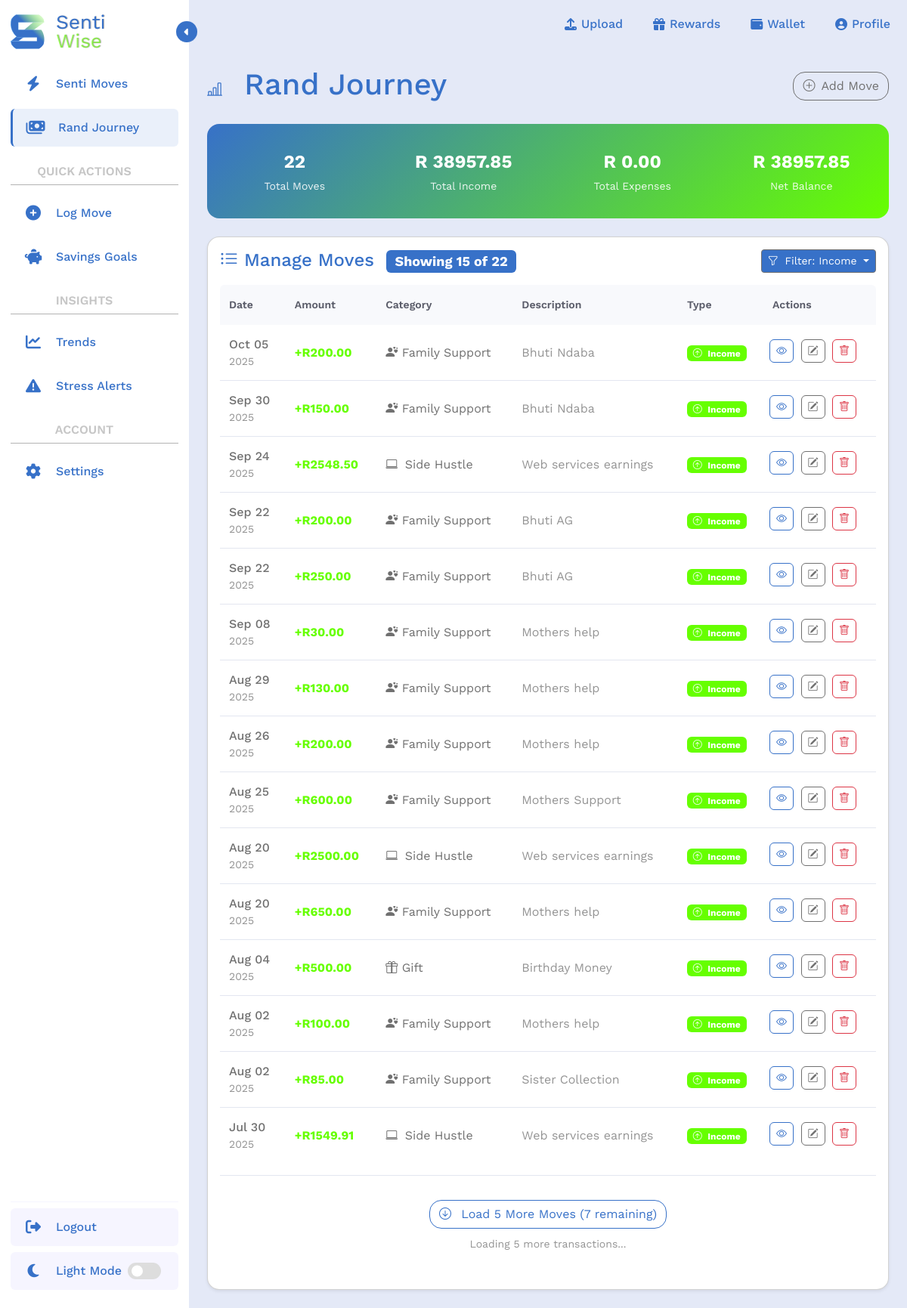
Page /transactions/list/?transaction_type=income (signed in) on the committed database.
### transactions/models.py (models this page shows, shortened)
class Transaction(models.Model):
    TRANSACTION_TYPES = (
        ('income', 'Income'),
        ('expense', 'Expense'),
    )
    user = models.ForeignKey(User, on_delete=models.CASCADE, related_name='transactions')
    amount = models.DecimalField(max_digits=10, decimal_places=2)
    category = models.CharField(max_length=22, choices=Category.DEFAULT_CATEGORIES) # preset categories in form
    date = models.DateField()
    type = models.CharField(max_length=7, choices=TRANSACTION_TYPES)
    description = models.CharField(max_length=255, blank=True)
    objects = TransactionQuerySet.as_manager()

### transactions/views.py (the view)
# urls.py: path('transactions/list/', transactions_list_page, name='list_transaction'), # Read: list all
@login_required(login_url='login')
def transactions_list_page(request):
    print(f"DEBUG: GET parameters: {dict(request.GET)}")
    transaction_filter = TransactionFilter(
        request.GET,
        queryset = Transaction.objects.filter(user=request.user).order_by('-date')
    )
    print(f"DEBUG: Filter form is_valid: {transaction_filter.form.is_valid()}")
    print(f"DEBUG: Filter form data: {transaction_filter.form.data}")
    print(f"DEBUG: Filter form cleaned_data: {getattr(transaction_filter.form, 'cleaned_data', 'No cleaned_data')}")
    filtered_qs = transaction_filter.qs
    print(f"DEBUG: SQL Query: {str(filtered_qs.query)}")
    print(f"DEBUG: Filtered count: {filtered_qs.count()}")
    sample_transactions = list(filtered_qs[:5])
    print(f"DEBUG: Sample transaction types: {[t.type for t in sample_transactions]}")
    page = request.GET.get('page', 1)
    page_size = int(request.GET.get('page_size', 15)) # Initial load: 15, subsequent: 5
    if request.headers.get('X-Requested-With') == 'XMLHttpRequest':
        return handle_ajax_transactions(request, filtered_qs)
    paginator = Paginator(filtered_qs, 15)
    initial_transactions = paginator.get_page(1)
    net_totals = filtered_qs.aggregate(
        net_income = Sum('amount', filter=Q(type='income')),
        net_expenses = Sum('amount', filter=Q(type='expense'))
    )
    net_income = net_totals['net_income'] or 0
    net_expenses = net_totals['net_expenses'] or 0
    net_balance = net_income - net_expenses
    context = {
        'transactions': initial_transactions,
        'total_count': filtered_qs.count(),
        'initial_load_count': len(initial_transactions),
        'total_income': float(net_income),
        'total_expenses': float(net_expenses),
        'net_balance': float(net_balance), # Net Balance
        'has_more': initial_transactions.has_next(),
        'current_page': 1,
        'filter': transaction_filter,
        'current_filter_type': request.GET.get('transaction_type', 'all')
    }
    return render(request, "transactions/list_transaction.html", context)

### transactions/templates/transactions/list_transaction.html (shortened to what this page needs)
{% extends 'transactions/index-2.html' %}
{% load crispy_forms_tags %}
{% load static %}
{% load sass_tags %}
{% block main_content %}
<main class="tracker-main-content p-4 flex-grow-1">
    <div class="d-flex justify-content-between align-items-center mb-4">
        <div>
            <h1 class="text-primary mb-1"><i class="bi bi-bar-chart-line me-3 fs-5"></i>
                Rand Journey
            </h1>
        </div>
        <div class="d-none d-md-block">
            <a href="{% url 'add_transaction' %}" class="back-b btn btn-outline-dark">
                <i class="bi bi-plus-circle me-2"></i>Add Move
            </a>
        </div>
    </div>
    <div class="row g-3 mb-4">
        <div class="col-12">
            <div class="stats-summary p-3">
                <div class="row text-center">
                    <div class="col-6 col-md-3">
                        <div class="stat-item">
                            <div class="stat-value">{{ total_count }}</div>
                            <div class="stat-label">Total Moves</div>
                        </div>
                    </div>
                    <div class="col-6 col-md-3">
                        <div class="stat-item">
                            <div class="stat-value">R {{ total_income|floatformat:2 }}</div>
                            <div class="stat-label">Total Income</div>
                        </div>
                    </div>
                    <div class="col-6 col-md-3">
                        <div class="stat-item">
                            <div class="stat-value">R {{ total_expenses|floatformat:2 }}</div>
                            <div class="stat-label">Total Expenses</div>
                        </div>
                    </div>
                    <div class="col-6 col-md-3">
                        <div class="stat-item">
                            <div class="stat-value">R {{ net_balance|floatformat:2 }}</div>
                            <div class="stat-label">Net Balance</div>
                        </div>
                    </div>
                </div>
            </div>
        </div>
    </div>
    <div class="card bg-card-color shadow-sm mobile-scroll-fade">
        <div class="card-body">
            <div class="top-items d-flex justify-content-between align-items mb-3">
                <h4 class="card-title text-primary mb-0">
                    <i class="bi bi-list-ul me-2"></i>Manage Moves
                    <span class="badge bg-primary ms-2">
                        Showing <span id="showingCount">{{ initial_load_count|default:transactions.count }}</span>
                        of <span id="totalTransactions">{{ total_count }}</span>
                    </span>
                </h4>
                <div class="d-flex align-items-center">
                    {% if total_count > 0 %}
                    <div class="dropdown">
                        <button class="filter-dropdown-btn btn btn-outline-dark btn-sm dropdown-toggle{% if transaction_filter_type %} filtered{% endif %}"
                                id="filterDropdownBtn"
                                type="button"
                                data-bs-toggle="dropdown">
                            <i class="bi bi-funnel me-1"></i>
                            {% if transaction_filter_type %}
                                Filter: {{ transaction_filter_type|title }}
                            {% else %}
                                Filter
                            {% endif %}
                        </button>
                    </div>
                    {% endif %}
                </div>
            </div>
            {% if total_count > 0 %}
            <div class="table-responsive">
                <table class="table table-hover">
                    <thead>
                        <tr>
                            <th>Date</th>
                            <th>Amount</th>
                            <th>Category</th>
                            <th>Description</th>
                            <th>Type</th>
                            <th>Actions</th>
                        </tr>
                    </thead>
                    <tbody id="transactionsTableBody">
                        {% for t in transactions %}
                        <tr>
                            <td data-label="Date">
                                <div class="d-flex flex-column">
                                    <span class="fw-medium">{{ t.date|date:"M d" }}</span>
                                    <small class="text-muted">{{ t.date|date:"Y" }}</small>
                                </div>
                            </td>
                            <td data-label="Amount">
                                <span class="fw-bold {% if t.type == 'income' %}text-success{% else %}text-danger{% endif %}">
                                    {% if t.type == 'income' %}+{% else %}-{% endif %}R{{ t.amount }}
                                </span>
                            </td>
                            <td data-label="Category">
                                <div class="category-icon-text">
                                    {% if t.category == 'SALARY' %}
                                    <i class="bi bi-briefcase me-1"></i> Work/Salary
                                    {% elif t.category == 'SIDE_HUSTLE' %}
                                    <i class="bi bi-laptop me-1"></i> Side Hustle
                                    {% elif t.category == 'BUSARY' %}
                                    <i class="bi bi-mortarboard"></i> Scholarship/Bursary
                                    {% elif t.category == 'ALLOWANCE' %}
                                    <i class="bi bi-person-hearts"></i> Family Support
                                    {% elif t.category == 'STUDENT_LOAN' %}
                                    <i class="bi bi-buildings"></i> Student Loan
                                    {% elif t.category == 'GRANT' %}
                                    <i class="bi bi-clipboard-check"></i> Grant
                                    {% elif t.category == 'GIFT' %}
                                    <i class="bi bi-gift"></i> Gift
                                    {% elif t.category == 'GROCERIES' %}
                                    <i class="bi bi-basket"></i> Groceries
                                    {% elif t.category == 'RENT' %}
                                    <i class="bi bi-house"></i> Rent/Accomodation
                                    {% elif t.category == 'TRANSPORT' %}
                                    <i class="bi bi-train-front"></i> Transport
                                    {% elif t.category == 'DATA' %}
                                    <i class="bi bi-bar-chart"></i> Data/Airtime
                                    {% elif t.category == 'GYM' %}
                                    <i class="bi bi-heart-pulse-fill"></i> Gym/Fitness
                                    {% elif t.category == 'INSURANCE' %}
                                    <i class="bi bi-bank"></i> Insurance
                                    {% elif t.category == 'DEBT' %}
                                    <i class="bi bi-credit-card"></i> Debt Repayment
                                    {% elif t.category == 'ENTERTAINMENT' %}
                                    <i class="bi bi-joystick"></i> Entertainment
                                    {% elif t.category == 'DINING' %}
                                    <i class="bi bi-fork-knife"></i> Eating Out
                                    {% elif t.category == 'EDUCATION' %}
                                    <i class="bi bi-book"></i> Education
                                    {% elif t.category == 'HEALTH' %}
                                    <i class="bi bi-bandaid"></i> Health/Medical
                                    {% elif t.category == 'CLOTHING' %}
                                    <i class="bi bi-bag"></i> Clothing
                                    {% elif t.category == 'SAVINGS' %}
                                    <i class="bi bi-piggy-bank"></i> Savings/Invenstments
                                    {% elif t.category == 'SUBSCRIPTIONS' %}
                                    <i class="bi bi-person-vcard"></i> Subscriptions
                                    {% elif t.category == 'PERSONAL_GROOMING' %}
                                    <i class="bi bi-scissors"></i> Beauty/Grooming
                                    {% else %}
                                    {{ category_display|default:t.category }}
                                    {% endif %}
                                </div>
                            </td>
                            <td data-label="Description" class="d-none d-md-table-cell">
                                <span class="text-muted">{{ t.description|truncatechars:50 }}</span>
                            </td>
                            <td data-label="Type">
                                <span class="badge {% if t.type == 'income' %}bg-success{% else %}bg-danger{% endif %}">
                                    <i class="bi {% if t.type == 'income' %}bi-arrow-up-circle{% else %}bi-arrow-down-circle{% endif %} me-1"></i>
                                    {{ t.type|title }}
                                </span>
                            </td>
                            <td data-label="Actions" class="actions">
                                <div class="d-none d-md-block">
                                    <a href="{% url 'detail_transaction' t.id %}" class="btn btn-sm btn-outline-primary rounded" title="View Details">
                                        <i class="bi bi-eye"></i>
                                    </a>
                                    <a href="{% url 'edit_transaction' t.id %}" class="btn btn-sm btn-outline-dark rounded" title="Edit">
                                        <i class="bi bi-pencil-square"></i>
                                    </a>
                                    <a href="{% url 'delete_transaction' t.id %}" class="btn btn-sm btn-outline-danger rounded" title="Delete">
                                        <i class="bi bi-trash"></i>
                                    </a>
                                </div>
                            </td>
                        </tr>
                        {% endfor %}
                    </tbody>
                </table>
                {% if has_more %}
                <div class="load-more-container" id="loadMoreContainer">
                    <button class="back-b btn btn-outline-primary btn-load-more" id="loadMoreBtn">
                        <span class="load-text">
                        </span>
                    </button>
                    <div class="mt-2">
                        <small class="text-muted">
                            Loading <span id="loadingBatch">5</span> more transactions...
                        </small>
                    </div>
                </div>
                {% endif %}
            </div>
            {% endif %}
        </div>
    </div>
</main>
{% endblock %}

### rows in the picture
Transaction: date "Oct 05", date "2025", amount "200.00", category "ALLOWANCE" (drawn), description "Bhuti Ndaba", type "Income"
Transaction: date "Sep 30", date "2025", amount "150.00", category "ALLOWANCE" (drawn), description "Bhuti Ndaba", type "Income"
Transaction: date "Sep 24", date "2025", amount "2548.50", category "SIDE_HUSTLE" (drawn), description "Web services earnings", type "Income"
Transaction: date "Sep 22", date "2025", amount "200.00", category "ALLOWANCE" (drawn), description "Bhuti AG", type "Income"
Transaction: date "Sep 22", date "2025", amount "250.00", category "ALLOWANCE" (drawn), description "Bhuti AG", type "Income"
Transaction: date "Sep 08", date "2025", amount "30.00", category "ALLOWANCE" (drawn), description "Mothers help", type "Income"
Transaction: date "Aug 29", date "2025", amount "130.00", category "ALLOWANCE" (drawn), description "Mothers help", type "Income"
Transaction: date "Aug 26", date "2025", amount "200.00", category "ALLOWANCE" (drawn), description "Mothers help", type "Income"
Transaction: date "Aug 25", date "2025", amount "600.00", category "ALLOWANCE" (drawn), description "Mothers Support", type "Income"
Transaction: date "Aug 20", date "2025", amount "2500.00", category "SIDE_HUSTLE" (drawn), description "Web services earnings", type "Income"
Transaction: date "Aug 20", date "2025", amount "650.00", category "ALLOWANCE" (drawn), description "Mothers help", type "Income"
Transaction: date "Aug 04", date "2025", amount "500.00", category "GIFT" (drawn), description "Birthday Money", type "Income"
Transaction: date "Aug 02", date "2025", amount "100.00", category "ALLOWANCE" (drawn), description "Mothers help", type "Income"
Transaction: date "Aug 02", date "2025", amount "85.00", category "ALLOWANCE" (drawn), description "Sister Collection", type "Income"
Transaction: date "Jul 30", date "2025", amount "1549.91", category "SIDE_HUSTLE" (drawn), description "Web services earnings", type "Income"

### other values in the picture
{{ total_count }} "22"
{{ total_income|floatformat:2 }} "38957.85"
{{ total_expenses|floatformat:2 }} "0.00"
{{ net_balance|floatformat:2 }} "38957.85"
{{ initial_load_count|default:transactions.count }} "15"
{{ transaction_filter_type|title }} "Income"
